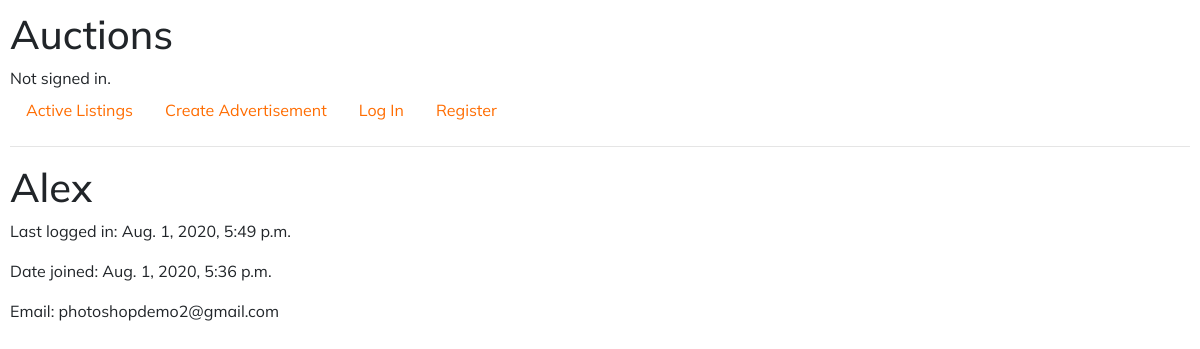
Screenshot of /accounts/Alex with the database file from the repository.
### auctions/models.py (models this page shows)
class User(AbstractUser):
	pass

### auctions/views.py (the view)
# urls.py: path("accounts/<str:username>", views.profile, name="profile")
def profile(request, username):
    user = User.objects.get(username=username)
    return render(request, "auctions/profile.html", {
        "profile": user
        })

### auctions/templates/auctions/profile.html (shortened to what this page needs)
{% extends "auctions/layout.html" %}
{% block body %}
<h1>{{ profile.username }}</h1>
<div><p>Last logged in: {{ profile.last_login}}</p></div>
<div><p>Date joined: {{ profile.date_joined }}</p></div>
<div><p>Email: {{ profile.email }}</p></div>
{% endblock %}

### auctions/static/auctions/styles.css (style rules this page uses)
body { padding: 10px; font-family: Mulish; }

### rows the page displays
User: username "Alex", last_login "Aug. 1, 2020, 5:49 p.m.", date_joined "Aug. 1, 2020, 5:36 p.m.", email "photoshopdemo2@gmail.com"
